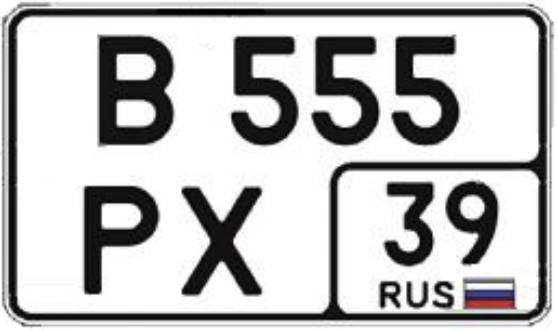
#> input picture data/plates/Russia/B555PX39.jpeg, 558 x 331 px; its folder holds only this picture in this run
$ python -i enhancement.py   (imports and definitions only)   (older library calls are emulated)
#> lines starting #> are read from the running program, lines starting #| are printed output that depends on the picture
"""Smart conditional image enhancement for micro-crops and low-quality images.

This module provides :class:`QualityAssessor` for lightweight image quality
evaluation (blur, contrast) and :class:`SmartEnhancer` that applies CLAHE +
mild unsharp mask only when needed.

The enhancement is deterministic — it is applied at inference *and* training
time (as part of :class:`PreprocessPipeline`) so there is no train⇔test
distribution shift.
"""

from __future__ import annotations

import logging

import cv2
import numpy as np
from numpy.typing import NDArray

logger = logging.getLogger(__name__)


class QualityAssessor:
    """Lightweight per-crop quality scorer.

    Decides whether a crop needs expensive enhancement steps (CLAHE,
    unsharp mask) based on:

    * **Minimum side**  – very small crops always get enhanced because
      Lanczos upscaling alone is too soft.
    * **Laplacian variance**  – low variance means the image is blurry.
    * **Michelson contrast**  – low contrast means the image is washed
      out.

    Parameters
    ----------
    blur_threshold
        Laplacian variance below which the crop is considered blurry.
    contrast_threshold
        Michelson contrast (0.0–1.0) below which the crop is considered
        low-contrast.
    min_side_threshold
        Crops whose shorter side (in pixels) is **strictly less** than this
        value are always enhanced.
    """

    # [49 lines left out: functions __init__, needs_enhancement, describe, not called in this run]


class SmartEnhancer:
    """Deterministic enhancement pipeline applied when
    :class:`QualityAssessor` signals it is needed.

    The pipeline consists of

    1. **Upscale** (if required) – bicubic to at least
       ``target_min_height × target_min_width``.
    2. **CLAHE** (in L* channel of LAB) – local contrast enhancement.
    3. **Mild unsharp mask** – edge sharpening without ringing.

    Parameters
    ----------
    target_min_side
        After optional upscaling the shorter side should be at least this
        many pixels.
    max_scale
        Clamp for the upscale factor (safety guard).
    clahe_clip_limit
        CLAHE clip-limit (higher = more aggressive contrast).
    clahe_tile_size
        CLAHE tile-grid size.
    sharpen_alpha
        Weight of the original image in the unsharp mask blend.
    sharpen_sigma
        Gaussian sigma for the unsharp mask blur kernel.
    """

    def __init__(
        self,
        target_min_side: int = 40,
        max_scale: float = 4.0,
        clahe_clip_limit: float = 2.0,
        clahe_tile_size: tuple[int, int] = (8, 8),
        sharpen_alpha: float = 1.3,
        sharpen_sigma: float = 1.0,
    ) -> None:
        self.target_min_side = target_min_side
        self.max_scale = max_scale
        self.sharpen_alpha = sharpen_alpha
        self.sharpen_sigma = sharpen_sigma
        self._clahe = cv2.createCLAHE(
            clipLimit=clahe_clip_limit,
            tileGridSize=clahe_tile_size,
        )

    # -----------------------------------------------------------------
    # public API
    # -----------------------------------------------------------------

    def enhance(self, image: NDArray[np.uint8]) -> NDArray[np.uint8]:
        """Apply the full enhancement pipeline to *image*.

        The image is assumed to be in RGB format and stays RGB.
        """
        img = image.copy()

        # 1. Up-scale micro-crops so downstream Lanczos has more to work with
        img = self._upscale_if_needed(img)

        # 2. Local contrast (only L* channel in LAB)
        img = self._apply_clahe(img)

        # 3. Mild sharpening
        img = self._apply_unsharp(img)

        return img

    # -----------------------------------------------------------------
    # internal helpers
    # -----------------------------------------------------------------

    def _upscale_if_needed(
        self, image: NDArray[np.uint8]
    ) -> NDArray[np.uint8]:
        h, w = image.shape[:2]
#> h = 331; w = 558
        min_side = min(h, w)
#> min_side = 331
        if min_side >= self.target_min_side:
            return image

        scale = min(self.max_scale, self.target_min_side / min_side)
        new_w = round(w * scale)
        new_h = round(h * scale)
        logger.debug(
            "SmartEnhancer: upscaling %dx%d → %dx%d (scale %.2f)",
            w,
            h,
            new_w,
            new_h,
            scale,
        )
        return cv2.resize(image, (new_w, new_h), interpolation=cv2.INTER_CUBIC)

    def _apply_clahe(self, image: NDArray[np.uint8]) -> NDArray[np.uint8]:
        lab = cv2.cvtColor(image, cv2.COLOR_RGB2LAB)
#> lab: shape (331, 558, 3); mean of channels 0, 1, 2 190, 128.1, 128
        l_channel, a, b = cv2.split(lab)
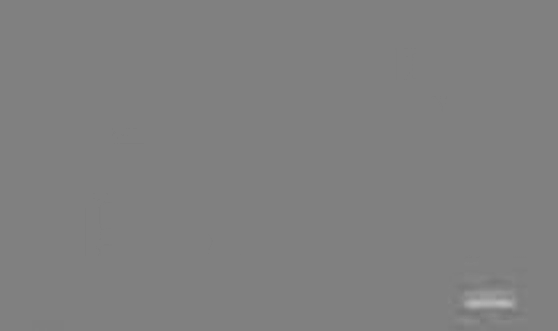
#> a: shape (331, 558); min 117, max 186, mean 128.1
        l_channel = self._clahe.apply(l_channel)
        enhanced = cv2.cvtColor(
            cv2.merge((l_channel, a, b)), cv2.COLOR_LAB2RGB
        )
        return enhanced

    def _apply_unsharp(self, image: NDArray[np.uint8]) -> NDArray[np.uint8]:
        blurred = cv2.GaussianBlur(image, (0, 0), self.sharpen_sigma)
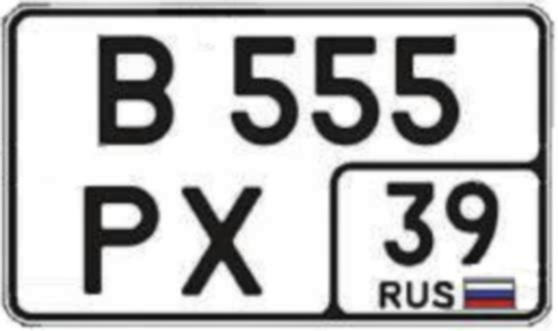
#> blurred: shape (331, 558, 3); mean R, G, B 188.5, 188.2, 188.3
        sharpened = cv2.addWeighted(
            image,
            self.sharpen_alpha,
            blurred,
            1.0 - self.sharpen_alpha,
            0,
        )
        # Type safety: addWeighted returns float64; clamp and cast
        return np.clip(sharpened, 0, 255).astype(np.uint8)


# [36 lines left out: function build_enhancement_stack, not called in this run]

>>> import cv2
>>> picture = cv2.cvtColor(cv2.imread('../../../data/plates/Russia/B555PX39.jpeg'), cv2.COLOR_BGR2RGB)
>>> result = SmartEnhancer().enhance(picture)

$ run again, on data/plates/Russia/A243KH17.png
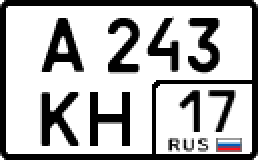
#> input picture data/plates/Russia/A243KH17.png, 129 x 80 px (shown 2 times larger)
#> lab: shape (80, 129, 3); mean of channels 0, 1, 2 179.3, 128.2, 128
#> in _apply_clahe, `l_channel, a, b = cv2.split(lab)`:
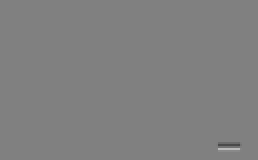
#> b: shape (80, 129) (shown 2 times larger); min 71, max 187, mean 128
#> in _apply_unsharp, `blurred = cv2.GaussianBlur(image, (0, 0), self.sharpen_sigma)`:
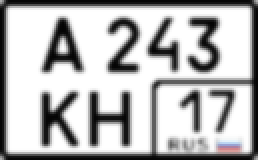
#> blurred: shape (80, 129, 3) (shown 2 times larger); mean R, G, B 183.1, 182.9, 183.1
